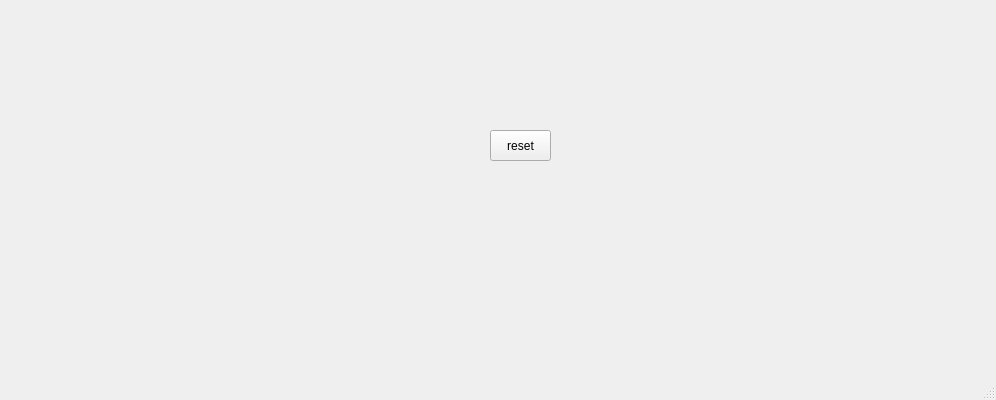
<?xml version="1.0" encoding="UTF-8"?>
<ui version="4.0">
 <class>MainWindow</class>
 <widget class="QMainWindow" name="MainWindow">
  <property name="geometry">
   <rect>
    <x>0</x>
    <y>0</y>
    <width>996</width>
    <height>400</height>
   </rect>
  </property>
  <property name="windowTitle">
   <string>MainWindow</string>
  </property>
  <widget class="QWidget" name="centralwidget">
   <widget class="QPushButton" name="pb_reset">
    <property name="geometry">
     <rect>
      <x>490</x>
      <y>130</y>
      <width>61</width>
      <height>31</height>
     </rect>
    </property>
    <property name="text">
     <string>reset</string>
    </property>
    <property name="iconSize">
     <size>
      <width>40</width>
      <height>40</height>
     </size>
    </property>
   </widget>
  </widget>
  <widget class="QMenuBar" name="menubar">
   <property name="geometry">
    <rect>
     <x>0</x>
     <y>0</y>
     <width>996</width>
     <height>21</height>
    </rect>
   </property>
  </widget>
  <widget class="QStatusBar" name="statusbar"/>
 </widget>
 <resources/>
 <connections/>
</ui>
